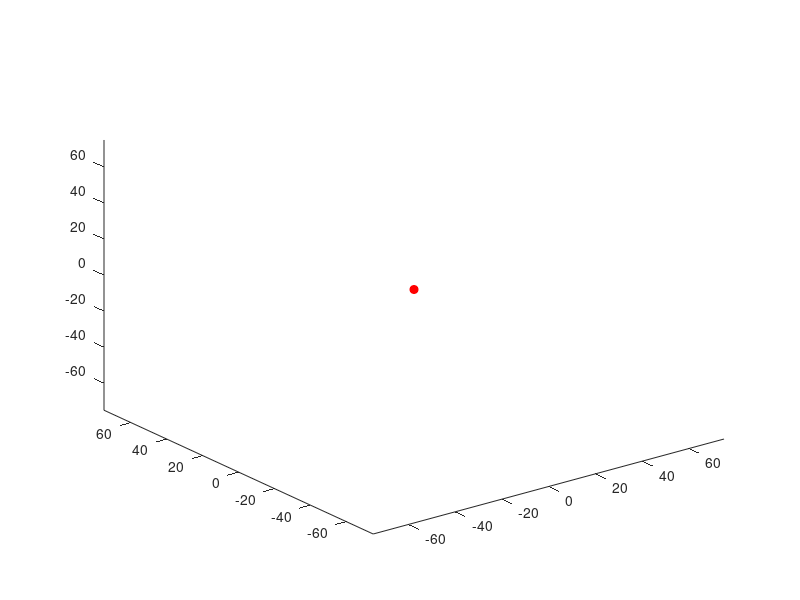

The MATLAB source for this figure: (Note: this script raises an error after producing the figure.)
%moving random sounds%
%Aslı Alpsoy
clear;clc;close all
a=-10;b=10;  % end ranges 
p=[0 ;0; 0]; % initial position
for j=[1 2 3 4 5 6]
    c=["red" "green" "blue" "cyan" "magenta" "black"];%color codes
    %1:red 2:green 3:blue 4:cyan 5:magenta 6:black
    for i=1:5 
        grid on
        h=plot3(p(1),p(2),p(3),'o','Color',c(j),'MarkerFaceColor',c(j));
        xlim([-75 75]);ylim([-75 75]);zlim([-75 75])
        hold on
        r=a +(b-a)*rand(3,1);%random x-y-z coordinates in (a,b)
        p=p+r; %take the step 
        mysound(p(1));
        f=getframe;       
    end
end
movie(f);
function mysound(p)
s=["pianoA.mp3" "pianoB.mp3" "pianoCsharp.mp3" "pianoD.mp3" "pianoDsharp.mp3"...
    "pianoE.mp3" "pianoF.mp3" "pianoFsharp.mp3" "pianoG.mp3" "pianomiddleC.mp3"];
srev=["revpianoA.mp3" "revpianoB.mp3" "revpianoCsharp.mp3" "revpianoD.mp3"...
    "revpianoDsharp.mp3" "revpianoE.mp3" "revpianoF.mp3" "revpianoFsharp.mp3"...
    "revpianoG.mp3" "revpianomiddleC.mp3"];
p=single(p);
p=p*10^8;
% if p<0
%     p=p*(-1);
% end
if p>=0
    Pc=unique((dec2base(p,10) - '0'),'stable');    
    for k=1:10
        if ismember(k-1,Pc)
           [y, Fs] = audioread(s(k));
            sound(y, Fs);
        end
    end
else
    p=p*(-1);
    Pc=unique((dec2base(p,10) - '0'),'stable');
    for k=1:10
        if ismember(k-1,Pc)
           [y, Fs] = audioread(srev(k));
            sound(y, Fs);
        end
    end   
end
end
